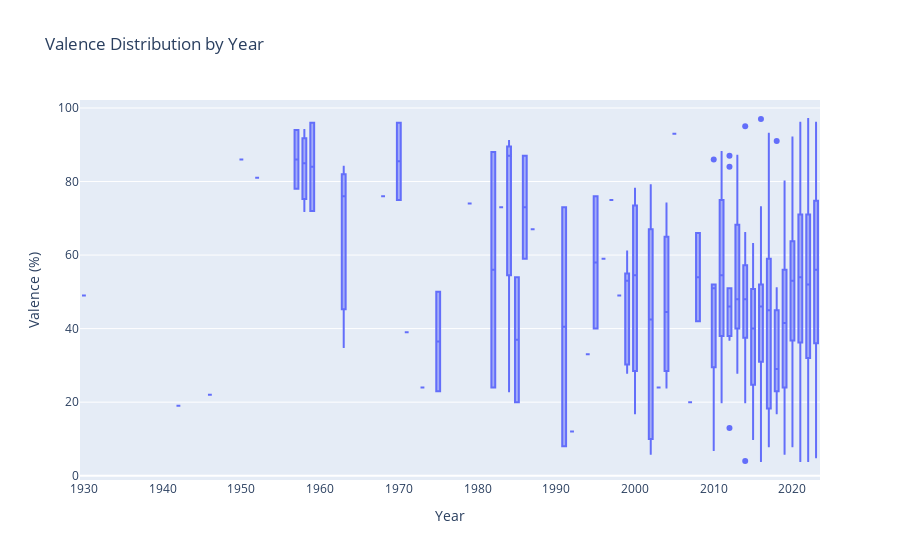

Notebook source saved alongside this figure:
### Markdown cell above
# A BOX PLOT, ALSO KNOWN AS A BOX-AND-WHISKER PLOT, IS A GRAPHICAL REPRESENTATION OF THE DISTRIBUTION AND KEY SUMMARY STATISTICS OF A DATASET. IT IS COMMONLY USED IN STATISTICS AND DATA VISUALIZATION TO VISUALLY SUMMARIZE THE SPREAD, CENTRAL TENDENCY, AND POTENTIAL OUTLIERS OF A SET OF DATA POINTS.

### Code cell
import plotly.express as px

# Create box plot for Valence distribution by Year
fig = px.box(df, x='released_year', y='valence_%', title='Valence Distribution by Year')
fig.update_layout(xaxis_title='Year', yaxis_title='Valence (%)')
fig.show()

### Figure 1 — Plotly figure (JSON) as saved in the notebook; plotly's stock layout.template omitted (floating-point values rounded to 4 significant figures; data arrays with more than 128 entries replaced by an {"elided": "..."} marker saying what was removed)
{"data": [{"alignmentgroup": "True", "hovertemplate": "released_year=%{x}<br>valence_%=%{y}<extra></extra>", "legendgroup": "", "marker": {"color": "#636efa"}, "name": "", "notched": false, "offsetgroup": "", "orientation": "v", "showlegend": false, "type": "box", "x": {"elided": "953 int values"}, "x0": " ", "xaxis": "x", "y": {"elided": "953 int values"}, "y0": " ", "yaxis": "y"}], "layout": {"boxmode": "group", "legend": {"tracegroupgap": 0}, "title": {"text": "Valence Distribution by Year"}, "xaxis": {"anchor": "y", "domain": [0, 1], "title": {"text": "Year"}}, "yaxis": {"anchor": "x", "domain": [0, 1], "title": {"text": "Valence (%)"}}}}
